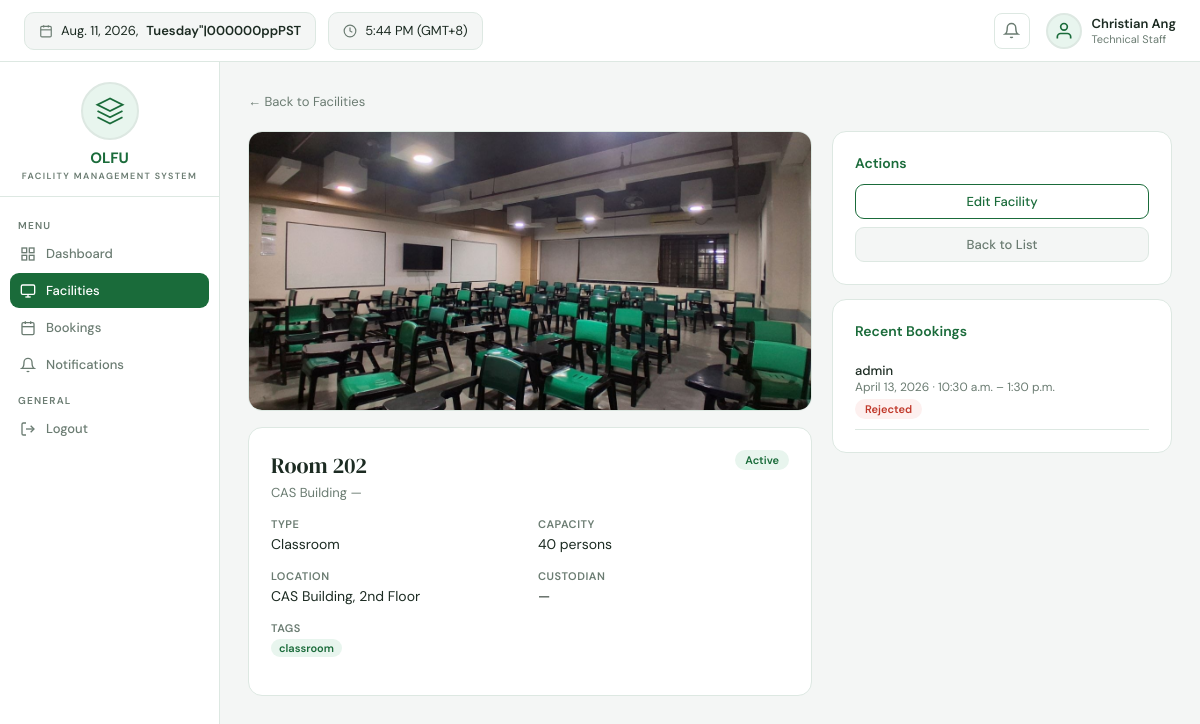
The app's page /facilities/2/ (signed in) with its own data.
### apps/models.py (models this page shows, shortened)
class User(AbstractUser):
    SUPERUSER_ROLE = 'superuser'
    FACILITY_MANAGER = 'facility_manager'
    TECHNICAL_STAFF = 'technical_staff'
    STANDARD_USER = 'standard_user'
    ROLE_CHOICES = [
        (SUPERUSER_ROLE, 'Superuser'),
        (FACILITY_MANAGER, 'Facility Manager'),
        (TECHNICAL_STAFF, 'Technical Staff'),
        (STANDARD_USER, 'Standard User'),
    ]
    DEPARTMENT_CHOICES = [
        ('BSIT', 'BS Information Technology'),
        ('BSCS', 'BS Computer Science'),
        ('BSIS', 'BS Information Systems'),
        ('IT_DEPT', 'IT Department'),
        ('ADMIN', 'Administration'),
        ('OTHER', 'Other'),
    ]
    role = models.CharField(max_length=30, choices=ROLE_CHOICES, default=STANDARD_USER)
    department = models.CharField(max_length=30, choices=DEPARTMENT_CHOICES, blank=True, default='')
    phone = models.CharField(max_length=20, blank=True)
    profile_notes = models.TextField(blank=True)
    last_active = models.DateTimeField(null=True, blank=True)
    mfa_enabled = models.BooleanField(default=False)
    failed_login_attempts = models.PositiveIntegerField(default=0)
    is_locked = models.BooleanField(default=False)
    def can_manage_facilities(self):
        return self.role in [self.SUPERUSER_ROLE, self.FACILITY_MANAGER, self.TECHNICAL_STAFF] or self.is_superuser
    def can_book(self):
        return self.role in [self.SUPERUSER_ROLE, self.FACILITY_MANAGER, self.STANDARD_USER] or self.is_superuser
    def can_manage_users(self):
        return self.role == self.SUPERUSER_ROLE or self.is_superuser
    def can_view_reports(self):
        return self.role in [self.SUPERUSER_ROLE, self.FACILITY_MANAGER] or self.is_superuser

class Facility(models.Model):
    STATUS_CHOICES = [('active','Active'),('maintenance','Under Maintenance'),('unavailable','Unavailable')]
    TYPE_CHOICES = [('laboratory','Laboratory'),('classroom','Classroom'),('conference','Conference Room'),('auditorium','Auditorium'),('other','Other')]
    FLOOR_CHOICES = [('1st Floor','1st Floor'),('2nd Floor','2nd Floor'),('3rd Floor','3rd Floor'),('4th Floor','4th Floor'),('5th Floor','5th Floor'),('Other','Other')]
    name = models.CharField(max_length=100)
    facility_type = models.CharField(max_length=30, choices=TYPE_CHOICES, default='classroom')
    building = models.CharField(max_length=100, blank=True, default='CAS Building')
    floor = models.CharField(max_length=20, choices=FLOOR_CHOICES, blank=True)
    location = models.CharField(max_length=200)
    capacity = models.PositiveIntegerField(default=0)
    description = models.TextField(blank=True)
    status = models.CharField(max_length=20, choices=STATUS_CHOICES, default='active')
    tags = models.CharField(max_length=200, blank=True)
    image = models.ImageField(upload_to='facilities/', blank=True, null=True)
    floor_plan = models.ImageField(upload_to='floor_plans/', blank=True, null=True)
    custodian = models.CharField(max_length=100, blank=True)
    availability_start = models.TimeField(null=True, blank=True)
    availability_end = models.TimeField(null=True, blank=True)
    is_restricted = models.BooleanField(default=False)
    allowed_roles = models.CharField(max_length=200, blank=True)
    created_at = models.DateTimeField(auto_now_add=True)
    updated_at = models.DateTimeField(auto_now=True)
    created_by = models.ForeignKey(User, on_delete=models.SET_NULL, null=True, related_name='facilities_created')
    class Meta:
        verbose_name_plural = 'Facilities'
        ordering = ['building', 'floor', 'name']

class Booking(models.Model):
    PENDING = 'pending'
    APPROVED = 'approved'
    REJECTED = 'rejected'
    CANCELLED = 'cancelled'
    STATUS_CHOICES = [(PENDING,'Pending'),(APPROVED,'Approved'),(REJECTED,'Rejected'),(CANCELLED,'Cancelled')]
    facility = models.ForeignKey(Facility, on_delete=models.CASCADE, related_name='bookings')
    booked_by = models.ForeignKey(User, on_delete=models.CASCADE, related_name='bookings')
    date = models.DateField()
    start_time = models.TimeField()
    end_time = models.TimeField()
    purpose = models.TextField(blank=True)
    number_of_attendees = models.PositiveIntegerField(default=1)
    status = models.CharField(max_length=20, choices=STATUS_CHOICES, default=PENDING)
    approved_by = models.ForeignKey(User, on_delete=models.SET_NULL, null=True, blank=True, related_name='approved_bookings')
    created_at = models.DateTimeField(auto_now_add=True)
    updated_at = models.DateTimeField(auto_now=True)
    class Meta:
        ordering = ['-created_at']

### apps/views.py (the view)
# urls.py: path('facilities/<int:pk>/', views.facility_detail_view, name='facility_detail'),
@login_required(login_url='login')
def facility_detail_view(request, pk):
    facility = get_object_or_404(Facility, pk=pk)
    return render(request, 'facility_detail.html', {'facility': facility, 'recent_bookings': facility.bookings.select_related('booked_by').order_by('-created_at')[:5]})

### templates/facility_detail.html (shortened to what this page needs)
{% extends 'base.html' %}
{% block content %}
<div style="margin-bottom:20px;">
  <a href="{% url 'facilities' %}" style="font-size:13px;color:var(--muted);">← Back to Facilities</a>
</div>
<div style="display:grid;grid-template-columns:1fr 340px;gap:20px;align-items:start;">
  <div>
    {% if facility.image %}
    <img src="{{ facility.image.url }}" alt="{{ facility.name }}" style="width:100%;height:280px;object-fit:cover;border-radius:14px;border:1px solid var(--border);margin-bottom:16px;display:block;"/>
    {% endif %}
    <div class="card" style="margin-bottom:16px;">
      <div style="display:flex;align-items:flex-start;justify-content:space-between;margin-bottom:16px;">
        <div>
          <div style="font-family:'DM Serif Display',serif;font-size:22px;">{{ facility.name }}</div>
          <div style="font-size:13px;color:var(--muted);margin-top:4px;">{{ facility.building }} — {{ facility.floor }}</div>
        </div>
        <span class="status {{ facility.status }}">{{ facility.get_status_display }}</span>
      </div>
      <div style="display:grid;grid-template-columns:1fr 1fr;gap:16px;margin-bottom:16px;">
        <div>
          <div style="font-size:11px;font-weight:600;color:var(--muted);text-transform:uppercase;letter-spacing:.5px;margin-bottom:4px;">Type</div>
          <div style="font-size:14px;">{{ facility.get_facility_type_display }}</div>
        </div>
        <div>
          <div style="font-size:11px;font-weight:600;color:var(--muted);text-transform:uppercase;letter-spacing:.5px;margin-bottom:4px;">Capacity</div>
          <div style="font-size:14px;">{{ facility.capacity }} persons</div>
        </div>
        <div>
          <div style="font-size:11px;font-weight:600;color:var(--muted);text-transform:uppercase;letter-spacing:.5px;margin-bottom:4px;">Location</div>
          <div style="font-size:14px;">{{ facility.location }}</div>
        </div>
        <div>
          <div style="font-size:11px;font-weight:600;color:var(--muted);text-transform:uppercase;letter-spacing:.5px;margin-bottom:4px;">Custodian</div>
          <div style="font-size:14px;">{{ facility.custodian|default:"—" }}</div>
        </div>
        {% if facility.tags %}
        <div>
          <div style="font-size:11px;font-weight:600;color:var(--muted);text-transform:uppercase;letter-spacing:.5px;margin-bottom:4px;">Tags</div>
          <div style="font-size:13px;">
            {% for tag in facility.tags.split %}
            <span style="display:inline-block;background:var(--green-light);color:var(--green);padding:2px 8px;border-radius:20px;font-size:11px;font-weight:600;margin-right:4px;">{{ tag }}</span>
            {% endfor %}
          </div>
        </div>
        {% endif %}
      </div>
    </div>
  </div>
  <div>
    <div class="card" style="margin-bottom:14px;">
      <div class="card-title" style="margin-bottom:12px;">Actions</div>
      <div style="display:flex;flex-direction:column;gap:8px;">
        {% if user.can_manage_facilities %}
        <a href="{% url 'facility_edit' facility.pk %}" class="btn btn-outline" style="justify-content:center;">Edit Facility</a>
        {% endif %}
        <a href="{% url 'facilities' %}" class="btn" style="background:var(--bg);border:1.5px solid var(--border);color:var(--muted);justify-content:center;">Back to List</a>
      </div>
    </div>
    <div class="card">
      <div class="card-title" style="margin-bottom:12px;">Recent Bookings</div>
      {% for booking in recent_bookings %}
      <div style="padding:10px 0;border-bottom:1px solid var(--border);">
        <div style="font-size:13px;font-weight:500;">{{ booking.booked_by.get_full_name|default:booking.booked_by.username }}</div>
        <div style="font-size:12px;color:var(--muted);">{{ booking.date }} · {{ booking.start_time }} – {{ booking.end_time }}</div>
        <span class="status {{ booking.status }}" style="margin-top:4px;display:inline-block;">{{ booking.get_status_display }}</span>
      </div>
      {% empty %}
      <div style="font-size:13px;color:var(--muted);text-align:center;padding:16px 0;">No bookings yet.</div>
      {% endfor %}
    </div>
  </div>
</div>
{% endblock %}

### templates/base.html (shortened to what this page needs)
<!DOCTYPE html>
<html lang="en">
<head>
</head>
<body>
<div class="topbar">
  <div class="topbar-pill">
    <svg fill="none" viewBox="0 0 24 24" stroke="currentColor" stroke-width="2"><rect x="3" y="4" width="18" height="18" rx="2"/><line x1="16" y1="2" x2="16" y2="6"/><line x1="8" y1="2" x2="8" y2="6"/><line x1="3" y1="10" x2="21" y2="10"/></svg>
    {% now "N j, Y" %}, <b>{% now "l"|upper %}</b>
  </div>
  <div class="topbar-pill">
    <svg fill="none" viewBox="0 0 24 24" stroke="currentColor" stroke-width="2"><circle cx="12" cy="12" r="10"/><polyline points="12 6 12 12 16 14"/></svg>
    {% now "g:i A" %} (GMT+8)
  </div>
  {% if user.is_authenticated %}
  <a href="{% url 'notifications' %}" class="topbar-icon">
    <svg fill="none" viewBox="0 0 24 24" stroke="currentColor" stroke-width="2"><path d="M18 8A6 6 0 0 0 6 8c0 7-3 9-3 9h18s-3-2-3-9"/><path d="M13.73 21a2 2 0 0 1-3.46 0"/></svg>
  </a>
  <div class="topbar-user">
    <div class="topbar-avatar"><svg fill="none" viewBox="0 0 24 24" stroke="currentColor" stroke-width="2"><path d="M20 21v-2a4 4 0 0 0-4-4H8a4 4 0 0 0-4 4v2"/><circle cx="12" cy="7" r="4"/></svg></div>
    <div>
      <div class="topbar-name">{{ user.get_full_name|default:user.username }}</div>
      <div class="topbar-role">{{ user.get_role_display }}</div>
    </div>
  </div>
  {% endif %}
</div>
<div class="layout">
  {% if user.is_authenticated %}
  <div class="sidebar">
    <div class="sidebar-logo">
      <div class="logo-circle">
        <svg viewBox="0 0 24 24" fill="none" stroke="currentColor" stroke-width="1.5"><path d="M12 2L2 7l10 5 10-5-10-5z"/><path d="M2 17l10 5 10-5"/><path d="M2 12l10 5 10-5"/></svg>
      </div>
      <div class="logo-name">OLFU</div>
      <div class="logo-sub">Facility Management System</div>
    </div>
    <div class="sidebar-nav">
      <div class="nav-label">Menu</div>
      <a href="{% url 'dashboard' %}" class="nav-item {% if request.resolver_match.url_name == 'dashboard' %}active{% endif %}">
        <svg fill="none" viewBox="0 0 24 24" stroke="currentColor" stroke-width="2"><rect x="3" y="3" width="7" height="7"/><rect x="14" y="3" width="7" height="7"/><rect x="14" y="14" width="7" height="7"/><rect x="3" y="14" width="7" height="7"/></svg>
        Dashboard
      </a>
      <a href="{% url 'facilities' %}" class="nav-item {% if 'facilit' in request.resolver_match.url_name %}active{% endif %}">
        <svg fill="none" viewBox="0 0 24 24" stroke="currentColor" stroke-width="2"><rect x="2" y="3" width="20" height="14" rx="2"/><line x1="8" y1="21" x2="16" y2="21"/><line x1="12" y1="17" x2="12" y2="21"/></svg>
        Facilities
      </a>
      <a href="{% url 'bookings' %}" class="nav-item {% if 'booking' in request.resolver_match.url_name %}active{% endif %}">
        <svg fill="none" viewBox="0 0 24 24" stroke="currentColor" stroke-width="2"><rect x="3" y="4" width="18" height="18" rx="2"/><line x1="16" y1="2" x2="16" y2="6"/><line x1="8" y1="2" x2="8" y2="6"/><line x1="3" y1="10" x2="21" y2="10"/></svg>
        Bookings
      </a>
      <a href="{% url 'notifications' %}" class="nav-item {% if request.resolver_match.url_name == 'notifications' %}active{% endif %}">
        <svg fill="none" viewBox="0 0 24 24" stroke="currentColor" stroke-width="2"><path d="M18 8A6 6 0 0 0 6 8c0 7-3 9-3 9h18s-3-2-3-9"/><path d="M13.73 21a2 2 0 0 1-3.46 0"/></svg>
        Notifications
      </a>
      <div class="nav-label" style="margin-top:12px;">General</div>
      <a href="{% url 'logout' %}" class="nav-item">
        <svg fill="none" viewBox="0 0 24 24" stroke="currentColor" stroke-width="2"><path d="M9 21H5a2 2 0 0 1-2-2V5a2 2 0 0 1 2-2h4"/><polyline points="16 17 21 12 16 7"/><line x1="21" y1="12" x2="9" y2="12"/></svg>
        Logout
      </a>
    </div>
  </div>
  {% endif %}
  <div class="main">
    {% block content %}{% endblock %}
  </div>
</div>
</body>
</html>

### templates/base.html (style rules this page uses)
* { margin:0;padding:0;box-sizing:border-box; }
:root { --green:#1a6b3a;--green-dark:#145430;--green-light:#e8f5ee; --bg:#f4f6f5;--white:#fff;--text:#1c2b22;--muted:#6b7c72;--border:#dde8e2; --red:#c0392b;--red-light:#fdf0ef;--amber:#b7770d;--amber-light:#fef9e7; }
body { font-family:'DM Sans',sans-serif;background:var(--bg);color:var(--text); }
a { text-decoration:none;color:inherit; }
.topbar { height:62px;background:var(--white);border-bottom:1px solid var(--border);display:flex;align-items:center;padding:0 24px;gap:12px;position:sticky;top:0;z-index:100; }
.topbar-pill { display:flex;align-items:center;gap:8px;background:var(--bg);border:1px solid var(--border);border-radius:10px;padding:0 14px;height:38px;font-size:13px; }
.topbar-pill svg { width:14px;height:14px;color:var(--muted); }
.topbar-pill b { font-weight:600; }
.topbar-icon { width:36px;height:36px;border-radius:8px;border:1.5px solid var(--border);display:flex;align-items:center;justify-content:center;cursor:pointer;color:var(--muted);transition:border-color .2s;position:relative; }
.topbar-icon svg { width:17px;height:17px; }
.topbar-user { display:flex;align-items:center;gap:10px;margin-left:4px; }
.topbar-avatar { width:36px;height:36px;border-radius:50%;background:var(--green-light);border:2px solid var(--border);display:flex;align-items:center;justify-content:center; }
.topbar-avatar svg { width:20px;height:20px;color:var(--green); }
.topbar-name { font-size:13px;font-weight:600; }
.topbar-role { font-size:11px;color:var(--muted); }
.layout { display:flex;min-height:calc(100vh - 62px); }
.sidebar { width:220px;background:var(--white);border-right:1px solid var(--border);display:flex;flex-direction:column;flex-shrink:0;position:sticky;top:62px;height:calc(100vh - 62px);overflow-y:auto; }
.sidebar-logo { padding:20px 20px 14px;display:flex;flex-direction:column;align-items:center;border-bottom:1px solid var(--border); }
.logo-circle { width:58px;height:58px;border-radius:50%;background:var(--green-light);border:2px solid var(--border);display:flex;align-items:center;justify-content:center;margin-bottom:8px; }
.logo-circle svg { width:30px;height:30px;color:var(--green); }
.logo-name { font-size:15px;font-weight:700;color:var(--green); }
.logo-sub { font-size:9px;font-weight:600;letter-spacing:1.4px;color:var(--muted);text-transform:uppercase;margin-top:2px;text-align:center; }
.sidebar-nav { padding:12px 10px;flex:1; }
.nav-label { font-size:10px;font-weight:600;letter-spacing:1.2px;color:var(--muted);text-transform:uppercase;padding:0 8px;margin:10px 0 4px; }
.nav-item { display:flex;align-items:center;gap:10px;padding:9px 10px;border-radius:9px;cursor:pointer;font-size:13px;font-weight:500;color:var(--muted);transition:all .15s;margin-bottom:2px; }
.nav-item.active { background:var(--green);color:#fff; }
.nav-item svg { width:16px;height:16px;flex-shrink:0; }
.main { flex:1;padding:28px 28px 24px; }
.card { background:var(--white);border:1px solid var(--border);border-radius:14px;padding:22px; }
.card-title { font-size:14px;font-weight:600;color:var(--green);margin-bottom:4px; }
.btn { display:inline-flex;align-items:center;gap:6px;padding:8px 18px;border-radius:9px;font-size:13px;font-weight:500;cursor:pointer;border:none;font-family:'DM Sans',sans-serif;transition:all .15s; }
.btn-outline { background:none;border:1.5px solid var(--green);color:var(--green); }
.status { display:inline-block;padding:3px 10px;border-radius:20px;font-size:11px;font-weight:600; }
.status.rejected,.status.unavailable { background:var(--red-light);color:var(--red); }
.status.active { background:var(--green-light);color:var(--green); }

### records on screen
User: get_full_name "Christian Ang", role "Technical Staff"
Facility: image (picture), name "Room 202", building "CAS Building", status "Active", facility_type "Classroom", capacity "40", location "CAS Building, 2nd Floor", custodian "—", split "classroom"
Booking: booked_by.get_full_name "admin", date "April 13, 2026", start_time "10:30 a.m.", end_time "1:30 p.m.", status "Rejected"
